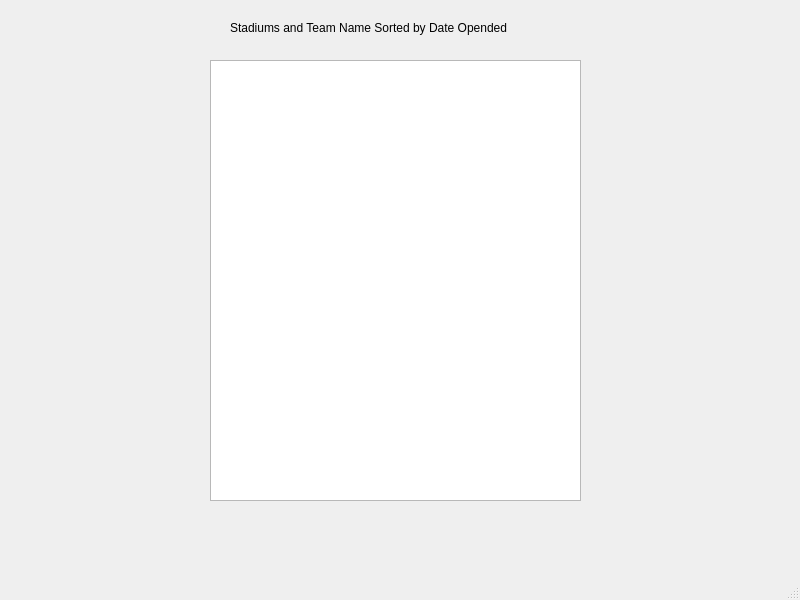
<?xml version="1.0" encoding="UTF-8"?>
<ui version="4.0">
 <class>dateOpenedSorted</class>
 <widget class="QMainWindow" name="dateOpenedSorted">
  <property name="geometry">
   <rect>
    <x>0</x>
    <y>0</y>
    <width>800</width>
    <height>600</height>
   </rect>
  </property>
  <property name="windowTitle">
   <string>MainWindow</string>
  </property>
  <widget class="QWidget" name="centralwidget">
   <widget class="QLabel" name="label">
    <property name="geometry">
     <rect>
      <x>230</x>
      <y>20</y>
      <width>351</width>
      <height>16</height>
     </rect>
    </property>
    <property name="text">
     <string>Stadiums and Team Name Sorted by Date Opended</string>
    </property>
   </widget>
   <widget class="QTextBrowser" name="textBrowser">
    <property name="geometry">
     <rect>
      <x>210</x>
      <y>60</y>
      <width>371</width>
      <height>441</height>
     </rect>
    </property>
   </widget>
  </widget>
  <widget class="QMenuBar" name="menubar">
   <property name="geometry">
    <rect>
     <x>0</x>
     <y>0</y>
     <width>800</width>
     <height>24</height>
    </rect>
   </property>
  </widget>
  <widget class="QStatusBar" name="statusbar"/>
 </widget>
 <resources/>
 <connections/>
</ui>
